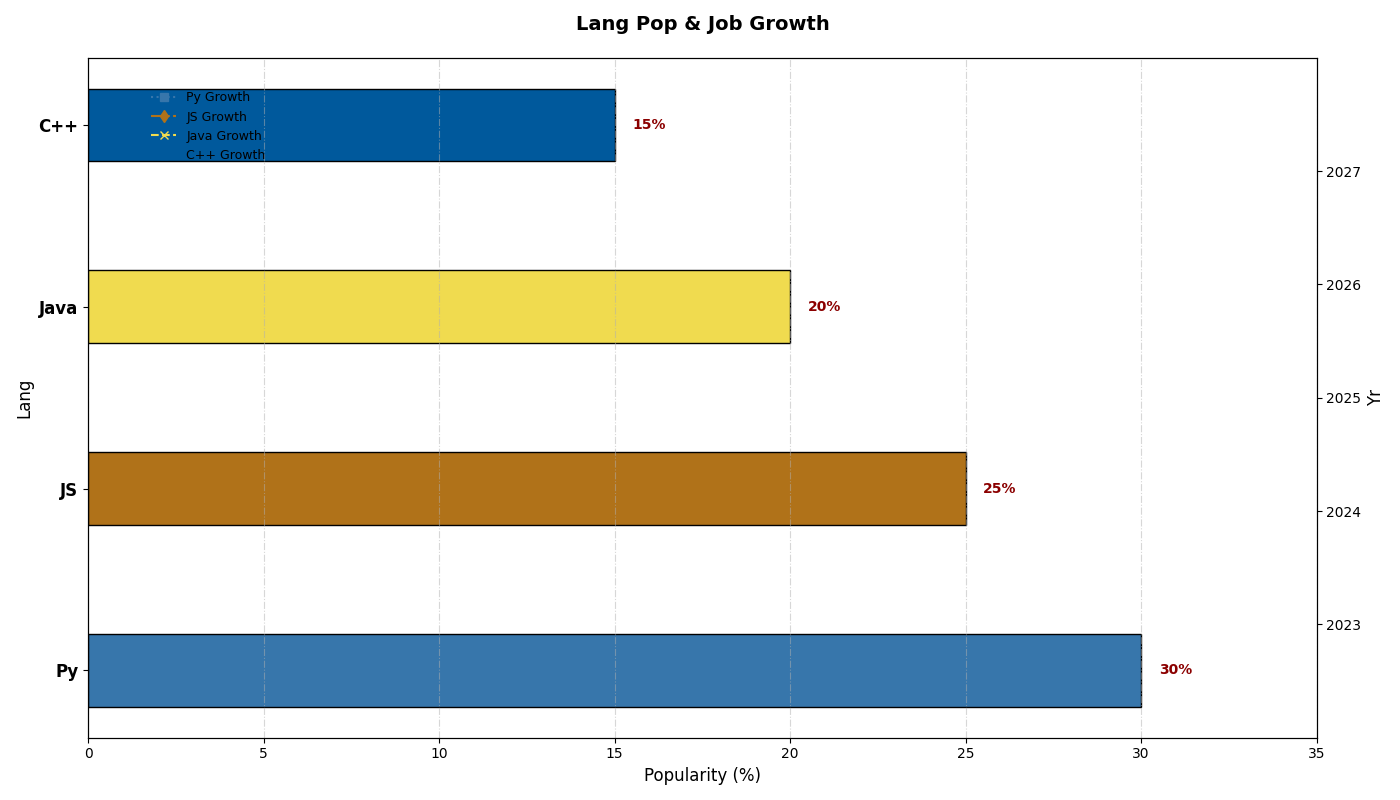

Recreate this plot in Python.
import matplotlib.pyplot as plt
import numpy as np

langs = ['Py', 'JS', 'Java', 'C++']
popularity = [30, 25, 20, 15]

years = np.array([2023, 2024, 2025, 2026, 2027])
proj_jobs_growth = {
    'Py': [150, 155, 160, 165, 170],
    'JS': [130, 135, 140, 145, 150],
    'Java': [120, 122, 124, 126, 128],
    'C++': [100, 102, 104, 106, 108]
}

# Changed colors and line_styles arrays to manually shuffle the styling
colors = ['#3776AB', '#B07219', '#F0DB4F', '#00599C']
line_styles = [':', '-.', '--', '-']

# Changed marker types
markers = ['s', 'd', 'x', '^']

fig, ax1 = plt.subplots(figsize=(14, 8))

bars = ax1.barh(langs, popularity, color=colors, edgecolor='black', height=0.4)  # Changed edge color and height

for bar, percentage in zip(bars, popularity):
    ax1.text(bar.get_width() + 0.5, bar.get_y() + bar.get_height() / 2,
            f'{percentage}%', va='center', ha='left', fontsize=10, fontweight='bold', color='darkred')  # Changed text color

ax2 = ax1.twinx()

for idx, (language, growth) in enumerate(proj_jobs_growth.items()):
    ax2.plot(growth, years, label=f'{language} Growth', color=colors[idx], linestyle=line_styles[idx], marker=markers[idx])  # Changed markers

ax1.set_title("Lang Pop & Job Growth", fontsize=14, fontweight='bold', pad=20)
ax1.set_xlabel("Popularity (%)", fontsize=12)
ax1.set_ylabel("Lang", fontsize=12)
ax2.set_ylabel("Yr", fontsize=12)
ax2.set_yticks(years)

ax1.set_xlim(0, 35)
ax2.set_ylim(2022, 2028)

# Changed grid style
ax1.xaxis.grid(True, linestyle='-.', alpha=0.5)  # Changed alpha

ax1.set_yticks(np.arange(len(langs)))
ax1.set_yticklabels(langs, fontsize=12, fontweight='bold')

# Changed legend location and format
fig.legend(loc='upper left', bbox_to_anchor=(0.1, 0.9), fontsize=9, frameon=False)

plt.tight_layout()
plt.show()
